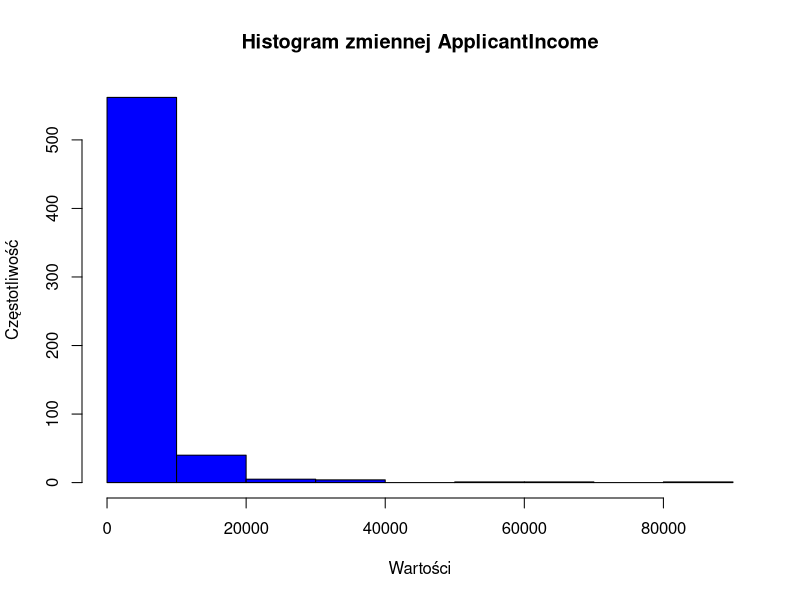
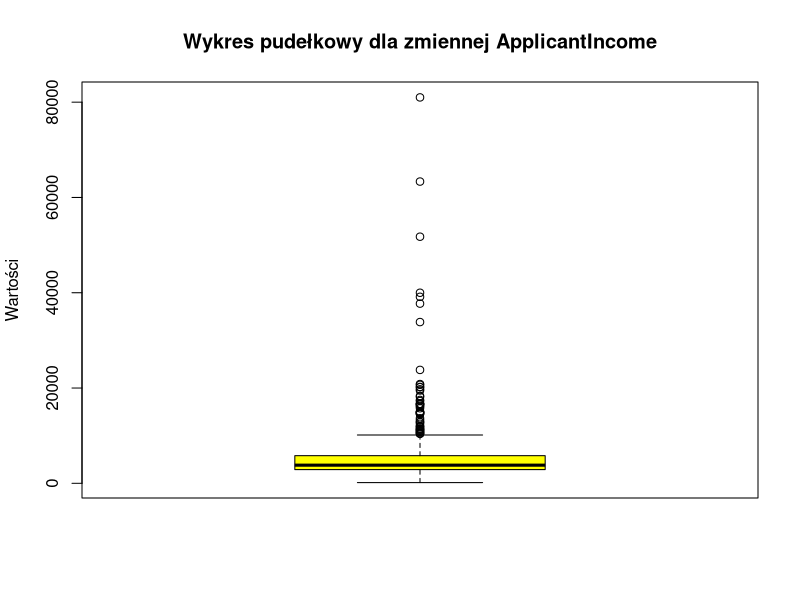
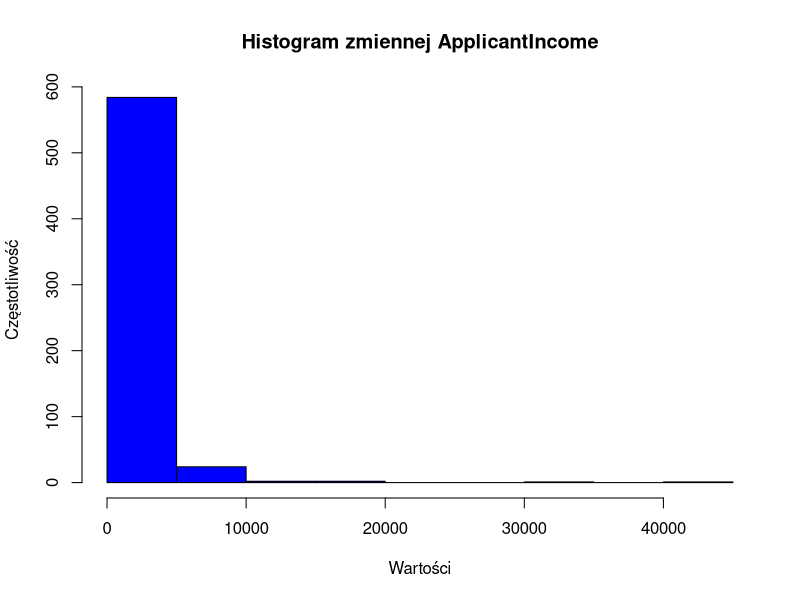
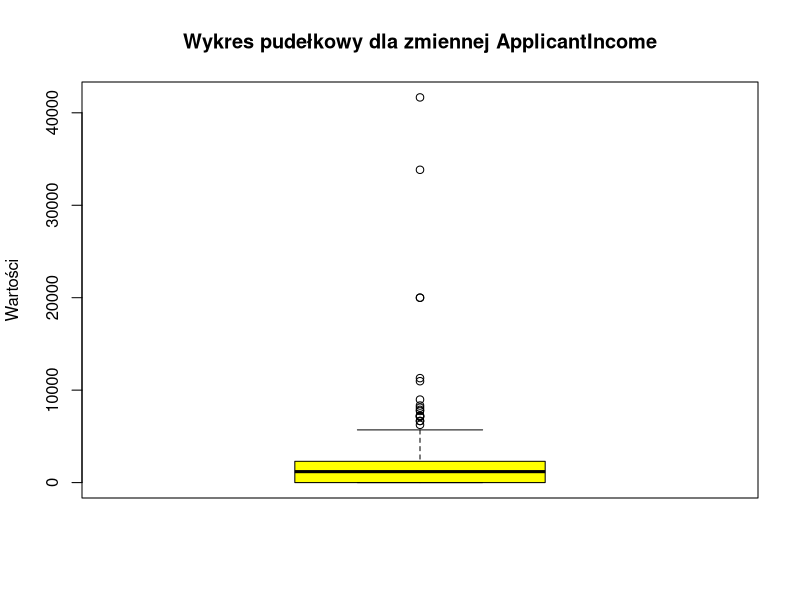
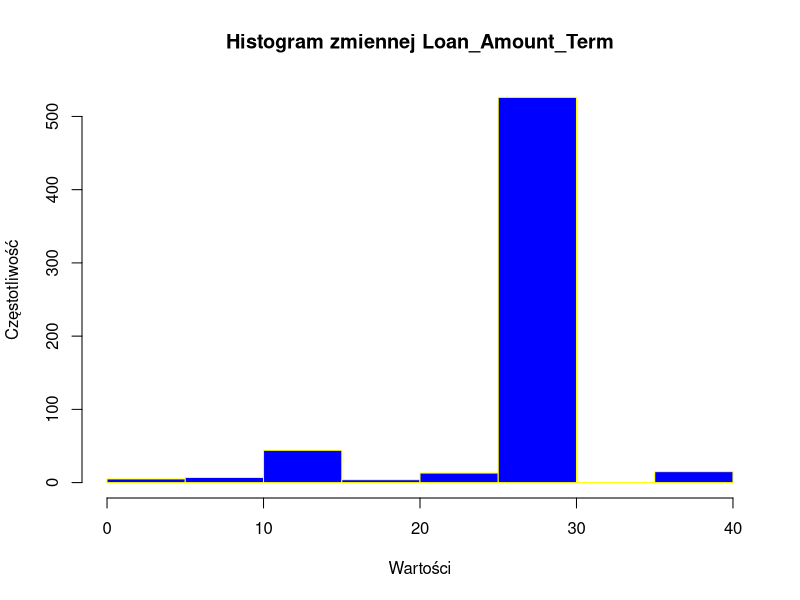
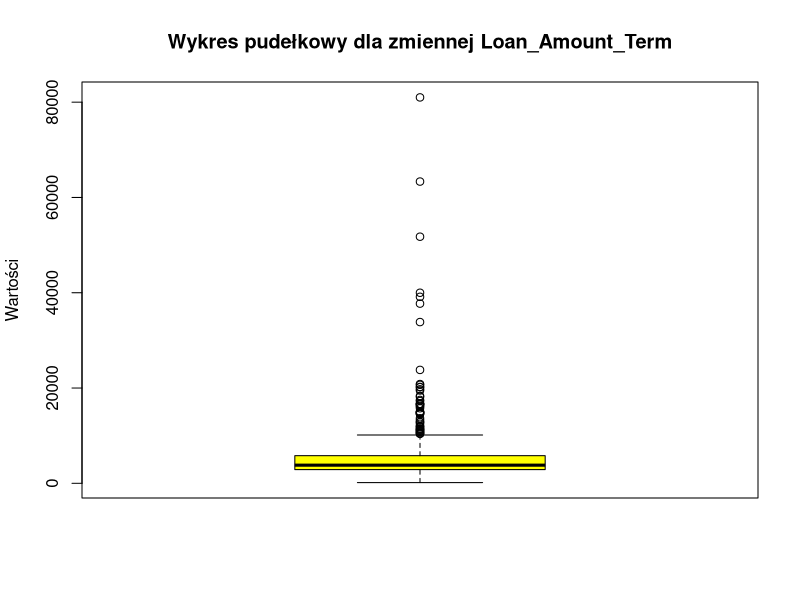
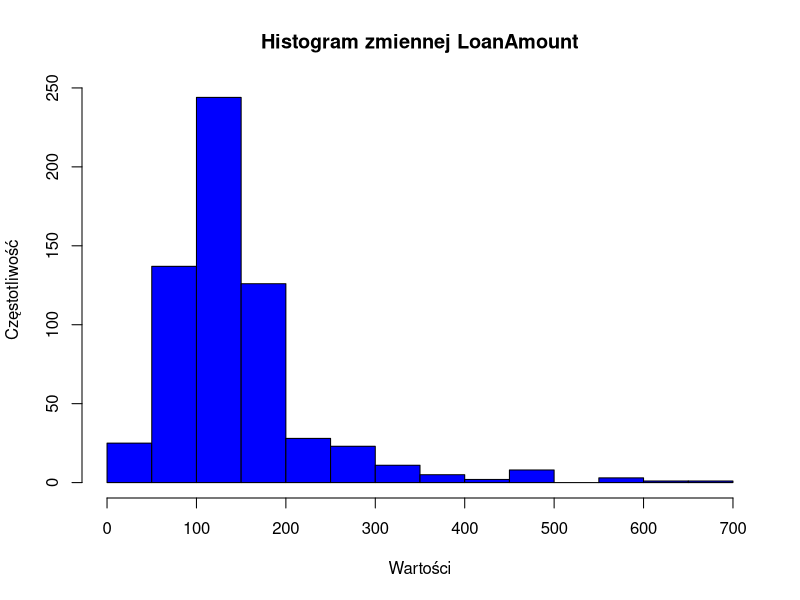
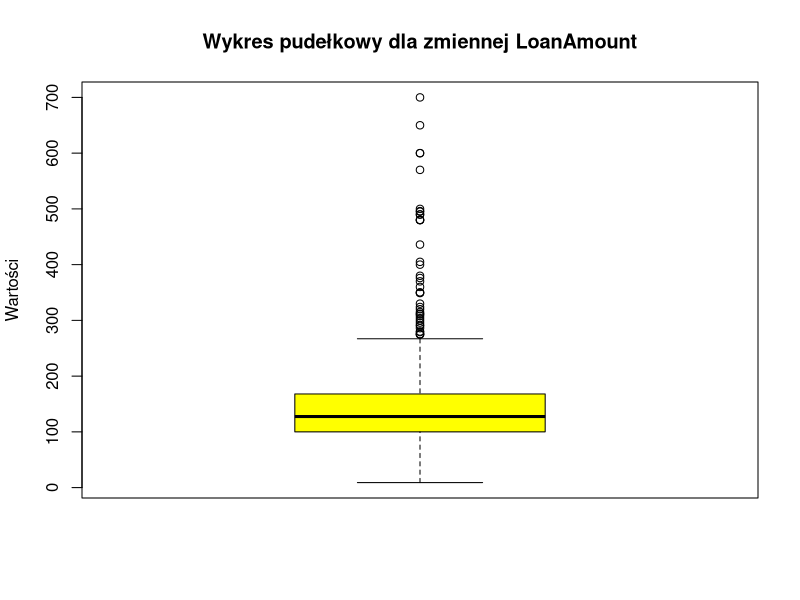

Generate these figures, in order, with R: (Note: this script raises an error after producing the figures.)
## ---- chunk 1
dane <- read.csv("DanePoprawione.csv", header = TRUE)
dane[dane == ""] <- NA
View(dane)

dane <- as.data.frame(dane)

## ---- chunk 2
## zmienna Applicant income
## statystki opisowe
summary(dane$ApplicantIncome)
## histogram
hist(dane$ApplicantIncome,
     main = "Histogram zmiennej ApplicantIncome",   
     xlab = "Wartości",         
     ylab = "Częstotliwość",     
     col = "blue",               
     border = "black") 
## wykres pudelkowy
boxplot(dane$ApplicantIncome, 
        main = "Wykres pudełkowy dla zmiennej ApplicantIncome",  
        ylab = "Wartości",          
        col = "yellow",          
        border = "black") 

## zmienna Coapplicant income
## statystki opisowe
summary(dane$CoapplicantIncome)
## histogram
hist(dane$CoapplicantIncome,
     main = "Histogram zmiennej ApplicantIncome",   
     xlab = "Wartości",         
     ylab = "Częstotliwość",     
     col = "blue",               
     border = "black") 
## wykres pudelkowy
boxplot(dane$CoapplicantIncome, 
        main = "Wykres pudełkowy dla zmiennej ApplicantIncome",  
        ylab = "Wartości",          
        col = "yellow",          
        border = "black") 

##zmienna loan amount term 
## statystki opisowe
summary(dane$Loan_Amount_Term)
## histogram
hist(dane$Loan_Amount_Term,
     main = "Histogram zmiennej Loan_Amount_Term",   
     xlab = "Wartości",         
     ylab = "Częstotliwość",     
     col = "blue",               
     border = "yellow") 
## wykres pudelkowy
boxplot(dane$ApplicantIncome, 
        main = "Wykres pudełkowy dla zmiennej Loan_Amount_Term",  
        ylab = "Wartości",          
        col = "yellow",          
        border = "black") 

## zmienna loan amount 
## statystki opisowe
summary(dane$LoanAmount)
## histogram
hist(dane$LoanAmount,
     main = "Histogram zmiennej LoanAmount",   
     xlab = "Wartości",         
     ylab = "Częstotliwość",     
     col = "blue",               
     border = "black") 
## wykres pudelkowy
boxplot(dane$LoanAmount, 
        main = "Wykres pudełkowy dla zmiennej LoanAmount",  
        ylab = "Wartości",          
        col = "yellow",          
        border = "black") 

## zmienna TotalIncome 
summary(dane$TotalIncome)
## histogram
hist(dane$TotalIncome,
     main = "Histogram zmiennej TotalIncome",   
     xlab = "Wartości",         
     ylab = "Częstotliwość",     
     col = "blue",               
     border = "black") 
## wykres pudelkowy
boxplot(dane$TotalIncome, 
        main = "Wykres pudełkowy dla zmiennej TotalIncome",  
        ylab = "Wartości",          
        col = "yellow",          
        border = "black") 
## zmienna debt to income ratio 
summary(dane$DebtToIncomeRatio)
## histogram
hist(dane$DebtToIncomeRatio,
     main = "Histogram zmiennej DebtToIncomeRatio",   
     xlab = "Wartości",         
     ylab = "Częstotliwość",     
     col = "blue",               
     border = "black") 
## wykres pudelkowy
boxplot(dane$DebtToIncomeRatio, 
        main = "Wykres pudełkowy dla zmiennej DebtToIncomeRatio",  
        ylab = "Wartości",          
        col = "yellow",          
        border = "black") 

#zmienna gender
freq <- table(dane$Gender)
barplot(freq,
        main = "Wykres słupkowy zmiennej Gender ", 
        xlab = "Kategorie", 
        ylab = "Częstotliwość", 
        col = "green", 
        border = "black") 

#zmienna Married 
freq1<- table(dane$Married)
barplot(freq1,
        main = "Wykres słupkowy zmiennej Married", 
        xlab = "Kategorie", 
        ylab = "Częstotliwość", 
        col = "green", 
        border = "black") 

#zmienna dependents 
freq2<- table(dane$Dependents)
barplot(freq2,
        main = "Wykres słupkowy zmiennej Dependents", 
        xlab = "Kategorie", 
        ylab = "Częstotliwość", 
        col = "green", 
        border = "black") 

#zmienna education
freq3<- table(dane$Education)
barplot(freq3,
        main = "Wykres słupkowy zmiennej Education", 
        xlab = "Kategorie", 
        ylab = "Częstotliwość", 
        col = "green", 
        border = "black") 

#zmienna self employed
freq4<- table(dane$Self_Employed)
barplot(freq4,
        main = "Wykres słupkowy zmiennej Self Employed", 
        xlab = "Kategorie", 
        ylab = "Częstotliwość", 
        col = "green", 
        border = "black") 

#zmienna credit history
freq5<- table(dane$Credit_History)
barplot(freq5,
        main = "Wykres słupkowy zmiennej Credit History", 
        xlab = "Kategorie", 
        ylab = "Częstotliwość", 
        col = "green", 
        border = "black") 

#zmienna property area
freq6 <- table(dane$Property_Area)
barplot(freq6,
        main = "Wykres słupkowy zmiennej property area", 
        xlab = "Kategorie", 
        ylab = "Częstotliwość", 
        col = "green", 
        border = "black")

#zmienna loan status 
freq7 <- table(dane$Loan_Status)
barplot(freq7,
        main = "Wykres słupkowy zmiennej loan status", 
        xlab = "Kategorie", 
        ylab = "Częstotliwość", 
        col = "green", 
        border = "black")
## ---- chunk 3
# Tworzenie tabeli krzyżowej między Loan_Status i Gender
LoanStatus_vs_Gender <- table(dane$Loan_Status, dane$Gender)
print("Tabela krzyżowa:")
print(LoanStatus_vs_Gender)

# Test chi-kwadrat
# Test zależności między zmiennymi
chi_kwadrat <- chisq.test(LoanStatus_vs_Gender)
print("Wynik testu chi-kwadrat:")
print(chi_kwadrat)

# Współczynnik Craméra
# Obliczenie współczynnika Craméra (na podstawie statystyki chi-kwadrat), wskazuje siłę związku między zmiennymi (od 0 do 1).
n <- sum(LoanStatus_vs_Gender) # Łączna liczba obserwacji
phi_cramer <- sqrt(chi_kwadrat$statistic / (n * (min(dim(LoanStatus_vs_Gender)) - 1)))
names(phi_cramer) <- "Cramer's V"
print("Współczynnik Craméra:")
print(phi_cramer)

# Tworzenie wykresu mozaikowego
mosaic(LoanStatus_vs_Gender, shade = TRUE, legend = TRUE, main = "Wykres Mozaikowy: Loan_Status vs Gender")

## ---- chunk 4
# Tworzenie tabeli krzyżowej między Loan_Status i Married
LoanStatus_vs_Married <- table(dane$Loan_Status, dane$Married)
print("Tabela krzyżowa:")
print(LoanStatus_vs_Married)

# Test chi-kwadrat
# Test zależności między zmiennymi
chi_kwadrat <- chisq.test(LoanStatus_vs_Married)
print("Wynik testu chi-kwadrat:")
print(chi_kwadrat)

# Współczynnik Craméra
# Obliczenie współczynnika Craméra (na podstawie statystyki chi-kwadrat), wskazuje siłę związku między zmiennymi (od 0 do 1).
n <- sum(LoanStatus_vs_Married) # Łączna liczba obserwacji
phi_cramer <- sqrt(chi_kwadrat$statistic / (n * (min(dim(LoanStatus_vs_Married)) - 1)))
names(phi_cramer) <- "Cramer's V"
print("Współczynnik Craméra:")
print(phi_cramer)

# Tworzenie wykresu mozaikowego
mosaic(LoanStatus_vs_Married, shade = TRUE, legend = TRUE, main = "Wykres Mozaikowy: Loan_Status vs Married")

## ---- chunk 5
# Tworzenie tabeli krzyżowej między Loan_Status i Dependents
LoanStatus_vs_Dependents <- table(dane$Loan_Status, dane$Dependents)
print("Tabela krzyżowa:")
print(LoanStatus_vs_Dependents)

# Test chi-kwadrat
# Test zależności między zmiennymi
chi_kwadrat <- chisq.test(LoanStatus_vs_Dependents)
print("Wynik testu chi-kwadrat:")
print(chi_kwadrat)

# Współczynnik Craméra
# Obliczenie współczynnika Craméra (na podstawie statystyki chi-kwadrat), wskazuje siłę związku między zmiennymi (od 0 do 1).
n <- sum(LoanStatus_vs_Dependents) # Łączna liczba obserwacji
phi_cramer <- sqrt(chi_kwadrat$statistic / (n * (min(dim(LoanStatus_vs_Dependents)) - 1)))
names(phi_cramer) <- "Cramer's V"
print("Współczynnik Craméra:")
print(phi_cramer)

# Tworzenie wykresu mozaikowego
mosaic(LoanStatus_vs_Dependents, shade = TRUE, legend = TRUE, main = "Wykres Mozaikowy: Loan_Status vs Dependents")

## ---- chunk 6
# Tworzenie tabeli krzyżowej między Loan_Status i Education
LoanStatus_vs_Education <- table(dane$Loan_Status, dane$Education)
print("Tabela krzyżowa:")
print(LoanStatus_vs_Education)

# Test chi-kwadrat
# Test zależności między zmiennymi
chi_kwadrat <- chisq.test(LoanStatus_vs_Education)
print("Wynik testu chi-kwadrat:")
print(chi_kwadrat)

# Współczynnik Craméra
# Obliczenie współczynnika Craméra (na podstawie statystyki chi-kwadrat), wskazuje siłę związku między zmiennymi (od 0 do 1).
n <- sum(LoanStatus_vs_Education) # Łączna liczba obserwacji
phi_cramer <- sqrt(chi_kwadrat$statistic / (n * (min(dim(LoanStatus_vs_Education)) - 1)))
names(phi_cramer) <- "Cramer's V"
print("Współczynnik Craméra:")
print(phi_cramer)

# Tworzenie wykresu mozaikowego
mosaic(LoanStatus_vs_Education, shade = TRUE, legend = TRUE, main = "Wykres Mozaikowy: Loan_Status vs Education")

## ---- chunk 7
# Tworzenie tabeli krzyżowej między Loan_Status i Self_Employed
LoanStatus_vs_SelfEmployed <- table(dane$Loan_Status, dane$Self_Employed)
print("Tabela krzyżowa:")
print(LoanStatus_vs_SelfEmployed)

# Test chi-kwadrat
# Test zależności między zmiennymi
chi_kwadrat <- chisq.test(LoanStatus_vs_SelfEmployed)
print("Wynik testu chi-kwadrat:")
print(chi_kwadrat)

# Współczynnik Craméra
# Obliczenie współczynnika Craméra (na podstawie statystyki chi-kwadrat), wskazuje siłę związku między zmiennymi (od 0 do 1).
n <- sum(LoanStatus_vs_SelfEmployed) # Łączna liczba obserwacji
phi_cramer <- sqrt(chi_kwadrat$statistic / (n * (min(dim(LoanStatus_vs_SelfEmployed)) - 1)))
names(phi_cramer) <- "Cramer's V"
print("Współczynnik Craméra:")
print(phi_cramer)

# Tworzenie wykresu mozaikowego
mosaic(LoanStatus_vs_SelfEmployed, shade = TRUE, legend = TRUE, main = "Wykres Mozaikowy: Loan_Status vs Self_Employed")

## ---- chunk 8
# Tworzenie tabeli krzyżowej między Loan_Status i Credit_History
LoanStatus_vs_CreditHistory <- table(dane$Loan_Status, dane$Credit_History)
print("Tabela krzyżowa:")
print(LoanStatus_vs_CreditHistory)

# Test chi-kwadrat
# Test zależności między zmiennymi
chi_kwadrat <- chisq.test(LoanStatus_vs_CreditHistory)
print("Wynik testu chi-kwadrat:")
print(chi_kwadrat)

# Współczynnik Craméra
# Obliczenie współczynnika Craméra (na podstawie statystyki chi-kwadrat), wskazuje siłę związku między zmiennymi (od 0 do 1).
n <- sum(LoanStatus_vs_CreditHistory) # Łączna liczba obserwacji
phi_cramer <- sqrt(chi_kwadrat$statistic / (n * (min(dim(LoanStatus_vs_CreditHistory)) - 1)))
names(phi_cramer) <- "Cramer's V"
print("Współczynnik Craméra:")
print(phi_cramer)

# Tworzenie wykresu mozaikowego
mosaic(LoanStatus_vs_CreditHistory, shade = TRUE, legend = TRUE, main = "Wykres Mozaikowy: Loan_Status vs Credit_History")

## ---- chunk 9
# Tworzenie tabeli krzyżowej między Loan_Status i Property_Area
LoanStatus_vs_PropertyArea <- table(dane$Loan_Status, dane$Property_Area)
print("Tabela krzyżowa:")
print(LoanStatus_vs_PropertyArea)

# Test chi-kwadrat
# Test zależności między zmiennymi
chi_kwadrat <- chisq.test(LoanStatus_vs_PropertyArea)
print("Wynik testu chi-kwadrat:")
print(chi_kwadrat)

# Współczynnik Craméra
# Obliczenie współczynnika Craméra (na podstawie statystyki chi-kwadrat), wskazuje siłę związku między zmiennymi (od 0 do 1).
n <- sum(LoanStatus_vs_PropertyArea) # Łączna liczba obserwacji
phi_cramer <- sqrt(chi_kwadrat$statistic / (n * (min(dim(LoanStatus_vs_PropertyArea)) - 1)))
names(phi_cramer) <- "Cramer's V"
print("Współczynnik Craméra:")
print(phi_cramer)

# Tworzenie wykresu mozaikowego
mosaic(LoanStatus_vs_PropertyArea, shade = TRUE, legend = TRUE, main = "Wykres Mozaikowy: Loan_Status vs Property_Area")

## ---- chunk 10
# Wykres ramka-wąsy (boxplot)
boxplot(dane$ApplicantIncome ~ dane$Loan_Status,
        main = "Rozkład dochodów według statusu pożyczki",
        xlab = "Loan Status",
        ylab = "Applicant Income",
        col = c("lightblue", "lightgreen"),
        notch = TRUE)

# Jednokierunkowa ANOVA - istotność
anova_result1 <- aov(ApplicantIncome ~ Loan_Status, data = dane)
summary(anova_result1)

# Zamiana Loan_Status na wartości numeryczne
dane$Loan_Status_numeric <- ifelse(dane$Loan_Status == "Yes", 1, 0)
# Obliczenie współczynnika korelacji Pearsona
pearson_corr1 <- cor(dane$Loan_Status_numeric, dane$ApplicantIncome, use = "complete.obs")
print(paste("Współczynnik korelacji Pearsona:", pearson_corr1))

# Wykres punktowy
ggplot(dane, aes(x = Loan_Status, y = ApplicantIncome)) +
  geom_jitter(width = 0.2, height = 0, alpha = 0.6) +
  geom_boxplot(alpha = 0.5, outlier.shape = NA) +
  labs(title = "Dochody w podziale na Loan_Status",
       x = "Loan Status",
       y = "Applicant Income") +
  theme_minimal()

## ---- chunk 11
# Wykres ramka-wąsy (boxplot)
boxplot(dane$LoanAmount ~ dane$Loan_Status,
        main = "Rozkład wielkości pożyczki według statusu pożyczki",
        xlab = "Loan Status",
        ylab = "Loan Amount",
        col = c("lightblue", "lightgreen"),
        notch = TRUE)

# Jednokierunkowa ANOVA - istotność
anova_result2 <- aov(LoanAmount ~ Loan_Status, data = dane)
summary(anova_result2)

# Zamiana Loan_Status na wartości numeryczne
dane$Loan_Status_numeric <- ifelse(dane$Loan_Status == "Yes", 1, 0)
# Obliczenie współczynnika korelacji Pearsona
pearson_corr2 <- cor(dane$Loan_Status_numeric, dane$LoanAmount, use = "complete.obs")
print(paste("Współczynnik korelacji Pearsona:", pearson_corr2))

# Wykres punktowy
ggplot(dane, aes(x = Loan_Status, y = LoanAmount)) +
  geom_jitter(width = 0.2, height = 0, alpha = 0.6) +
  geom_boxplot(alpha = 0.5, outlier.shape = NA) +
  labs(title = "Dochody w podziale na Loan_Status",
       x = "Loan Status",
       y = "Loan Amount") +
  theme_minimal()

## ---- chunk 12
# Wykres ramka-wąsy (boxplot)
boxplot(dane$TotalIncome ~ dane$Loan_Status,
        main = "Rozkład wielkości pożyczki według statusu pożyczki",
        xlab = "Loan Status",
        ylab = "Tota lIncome",
        col = c("lightblue", "lightgreen"),
        notch = TRUE)

# Jednokierunkowa ANOVA - istotność
anova_result3 <- aov(TotalIncome ~ Loan_Status, data = dane)
summary(anova_result3)

# Zamiana Loan_Status na wartości numeryczne
dane$Loan_Status_numeric <- ifelse(dane$Loan_Status == "Yes", 1, 0)
# Obliczenie współczynnika korelacji Pearsona
pearson_corr3 <- cor(dane$Loan_Status_numeric, dane$TotalIncome, use = "complete.obs")
print(paste("Współczynnik korelacji Pearsona:", pearson_corr3))

# Wykres punktowy
ggplot(dane, aes(x = Loan_Status, y = TotalIncome)) +
  geom_jitter(width = 0.2, height = 0, alpha = 0.6) +
  geom_boxplot(alpha = 0.5, outlier.shape = NA) +
  labs(title = "Dochody w podziale na Loan_Status",
       x = "Loan Status",
       y = "Total Income") +
  theme_minimal()

## ---- chunk 13
grid.arrange(Wykres1, Wykres2, Wykres3, nrow = 3)

## ---- chunk 14

## ---- chunk 15

## ---- chunk 16

## ---- chunk 17

